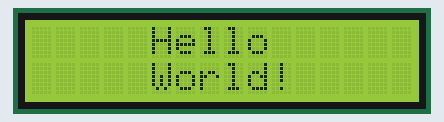
The sketch below on a simulated Arduino Uno, built with avr-gcc and run on an emulated ATmega328P. Shown: 16×2 character LCD.

Above: at 0.1 s.
At 1.1 s:
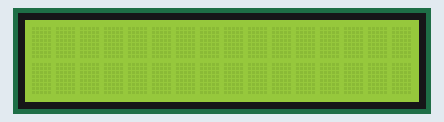

The sketch:

lcd_test.ino
```cpp
#include<LiquidCrystal.h>

LiquidCrystal lcd(12, 11, 5, 4, 3, 2);

void setup() {
  lcd.begin(16,2);
}

void loop() {
  lcd.setCursor(0,0);
  lcd.print("     Hello");
  lcd.setCursor(5,1);
  lcd.print("World!    ");
  delay(1000);
  lcd.clear();
  delay(1000);
}
```

Measured:
- what the display in image 1 shows lasts 1.0 s, from 1.1 s to 2.1 s
